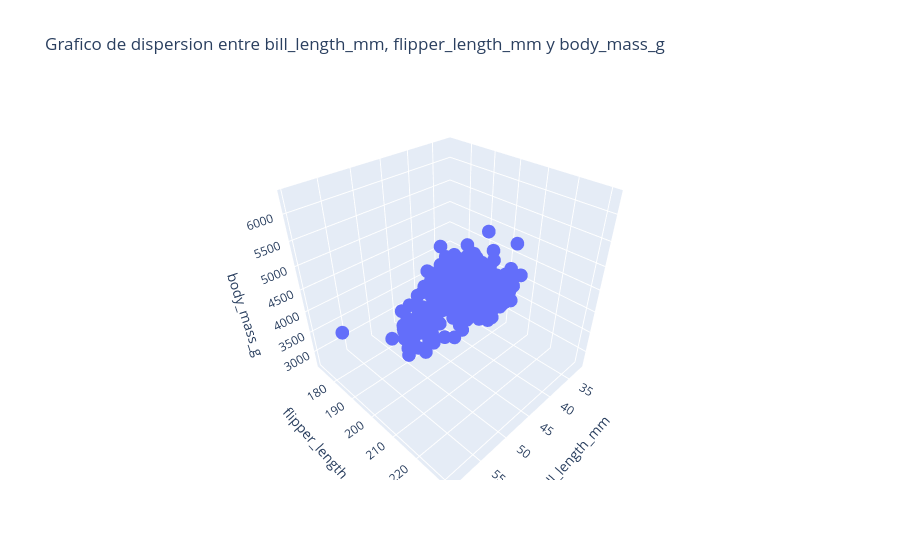

Notebook source saved alongside this figure:
### Code cell
# Grafico dinamico multiple
px.scatter_3d(data_mod, x='bill_length_mm', y='flipper_length_mm', z='body_mass_g', title='Grafico de dispersion entre bill_length_mm, flipper_length_mm y body_mass_g ')

### Figure 1 — Plotly figure (JSON) as saved in the notebook; plotly's stock layout.template omitted (floating-point values rounded to 4 significant figures; data arrays with more than 128 entries replaced by an {"elided": "..."} marker saying what was removed)
{"data": [{"hovertemplate": "bill_length_mm=%{x}<br>flipper_length_mm=%{y}<br>body_mass_g=%{z}<extra></extra>", "legendgroup": "", "marker": {"color": "#636efa", "symbol": "circle"}, "mode": "markers", "name": "", "scene": "scene", "showlegend": false, "type": "scatter3d", "x": {"elided": "333 float values"}, "y": {"elided": "333 float values"}, "z": {"elided": "333 float values"}}], "layout": {"legend": {"tracegroupgap": 0}, "scene": {"domain": {"x": [0, 1], "y": [0, 1]}, "xaxis": {"title": {"text": "bill_length_mm"}}, "yaxis": {"title": {"text": "flipper_length_mm"}}, "zaxis": {"title": {"text": "body_mass_g"}}}, "title": {"text": "Grafico de dispersion entre bill_length_mm, flipper_length_mm y body_mass_g "}}}
